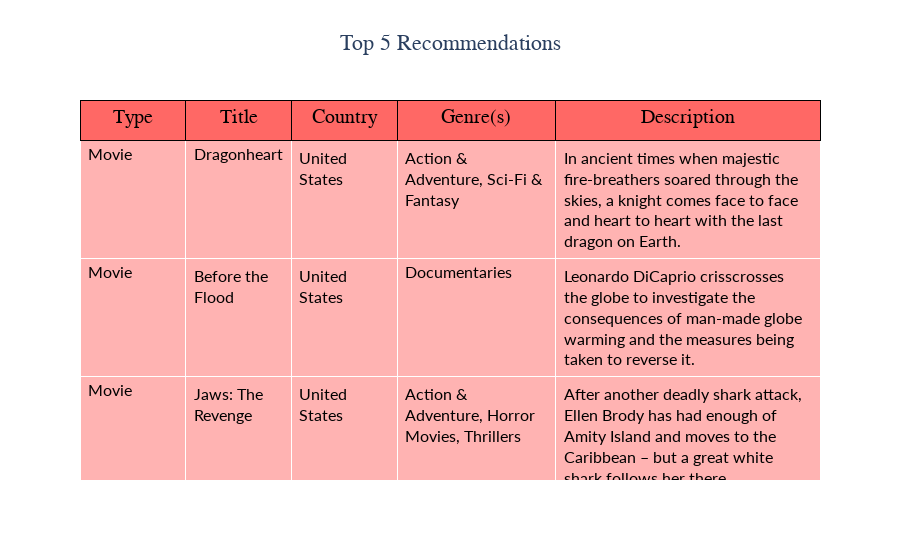

Notebook cell for this chart:
### Code cell
Table(recommend("Inception"))

### Figure 1 — Plotly figure (JSON) as saved in the notebook; plotly's stock layout.template omitted (floating-point values rounded to 4 significant figures)
{"data": [{"cells": {"align": "left", "fill": {"color": "#FFB3B2"}, "font": {"color": "black", "family": "Lato", "size": 16}, "values": [["Movie", "Movie", "Movie", "Movie", "Movie"], ["Dragonheart", "Before the Flood", "Jaws: The Revenge", "Vampire Academy", "Beowulf"], ["United States", "United States", "United States", "United States, United Kingdom", "United States, United Kingdom"], ["Action & Adventure, Sci-Fi & Fantasy", "Documentaries", "Action & Adventure, Horror Movies, Thrillers", "Action & Adventure, Comedies, Sci-Fi & Fantasy", "Action & Adventure, Sci-Fi & Fantasy"], ["In ancient times when majestic fire-breathers soared through the skies, a knight comes face to face and heart to heart with the last dragon on Earth.", "Leonardo DiCaprio crisscrosses the globe to investigate the consequences of man-made globe warming and the measures being taken to reverse it.", "After another deadly shark attack, Ellen Brody has had enough of Amity Island and moves to the Caribbean – but a great white shark follows her there.", "A half-human, half-vampire teen must prepare for class and her destiny as the protector of mortal vampires against their vicious immortal counterparts.", "This deftly animated take on a legendary Old English epic tells the timeless tale of a Scandinavian hero who's known for slaying dragons."]]}, "columnorder": [1, 2, 3, 4, 5], "columnwidth": [20, 20, 20, 30, 50], "header": {"align": "center", "fill": {"color": "#FF6865"}, "font": {"color": "black", "family": "Times New Roman", "size": 20}, "height": 40, "line": {"color": "black"}, "values": ["Type", "Title", "Country", "Genre(s)", "Description"]}, "type": "table"}], "layout": {"autosize": true, "title": {"font": {"family": "Times New Roman", "size": 22}, "text": "Top 5 Recommendations", "x": 0.5}}}
